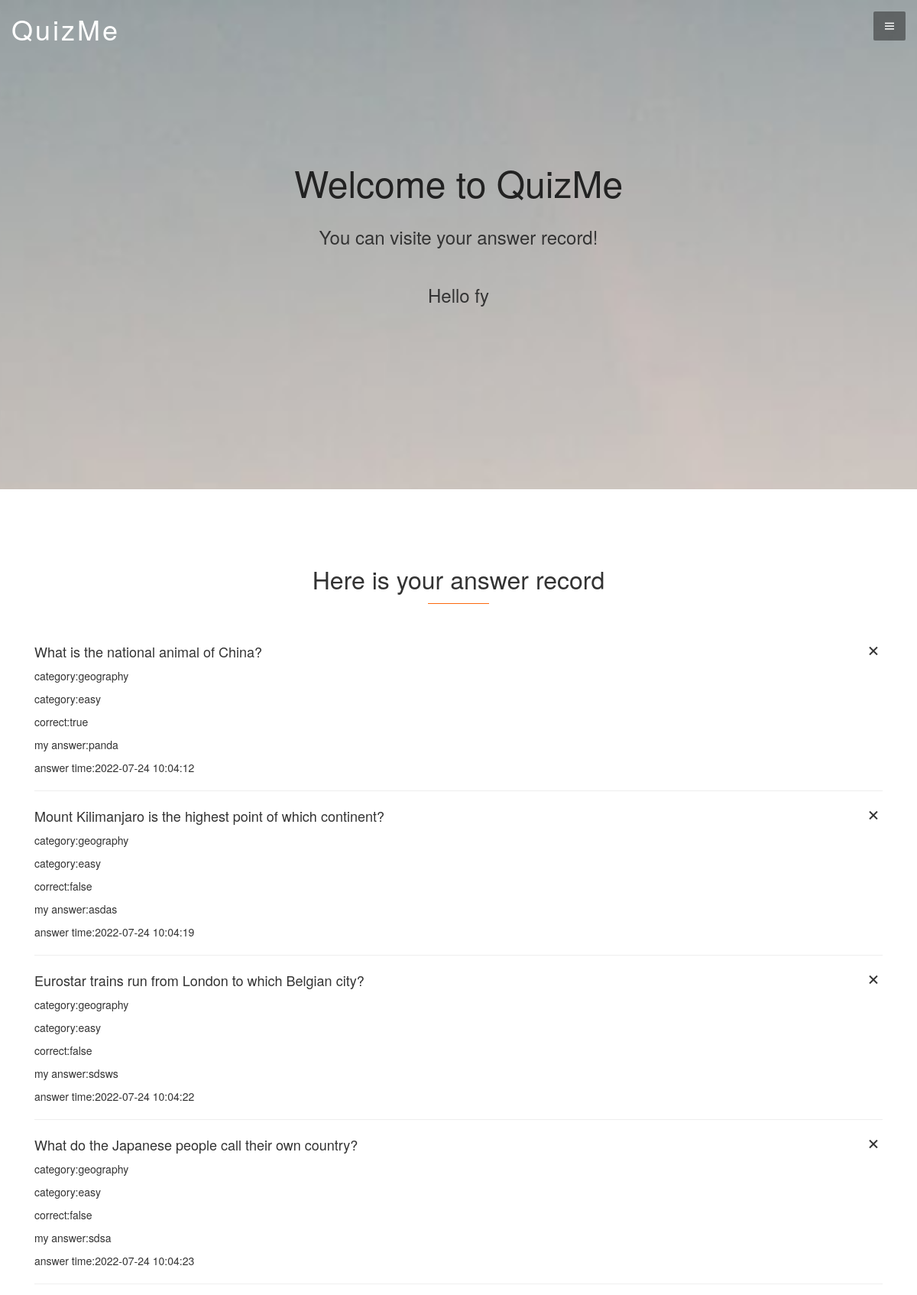
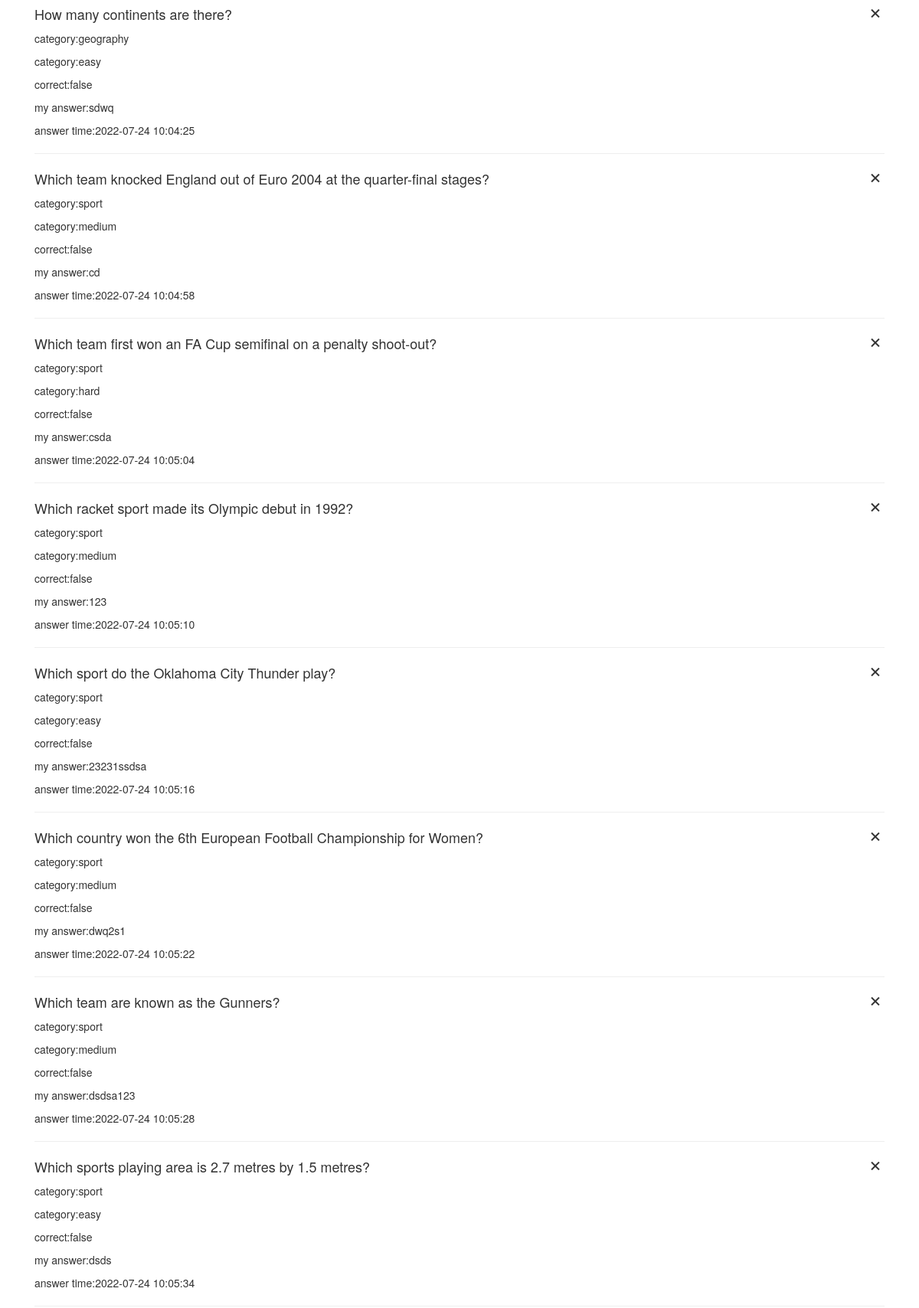
Screenshot of /getMyRecord.php (signed in, upper part) with the database file from the repository (2 pictures, top to bottom).
### tables this page shows
CREATE TABLE `records`  (
  `rid` int NOT NULL AUTO_INCREMENT,
  `uid` int NULL DEFAULT NULL,
  `iscorrect` varchar(255) NULL DEFAULT NULL,
  `myanswer` varchar(255) NULL DEFAULT NULL,
  `time` datetime NULL DEFAULT NULL,
  `qid` int NULL DEFAULT NULL,
  PRIMARY KEY (`rid`) USING BTREE
);

CREATE TABLE `questions`  (
  `qid` int NOT NULL AUTO_INCREMENT,
  `category` varchar(255) NULL DEFAULT NULL,
  `level` varchar(255) NULL DEFAULT NULL,
  `question` varchar(255) NULL DEFAULT NULL,
  `answer` varchar(255) NULL DEFAULT NULL,
  PRIMARY KEY (`qid`) USING BTREE
);

### getMyRecord.php (the view, shortened to what this page needs)
<?php
if(isset($_SESSION["user"])){
?>
<!DOCTYPE html>
<html lang="en">
<head>
  <link href="assets/vendor/bootstrap/css/bootstrap.min.css" rel="stylesheet">
  <link href="assets/vendor/boxicons/css/boxicons.min.css" rel="stylesheet">
  <link href="assets/css/style.css" rel="stylesheet">
</head>
<body>
<link rel="stylesheet" type="text/css" href="css/bootstrap.min.css">
<?php
    $con = mysqli_connect("localhost","root","123456");
    mysqli_query($con, "set names utf8");
?>
  <header id="header">
    <div class="container-fluid">
      <div class="logo">
        <h1><a href="index.html">QuizMe</a></h1>
      </div>
      <button type="button" class="nav-toggle"><i class="bx bx-menu"></i></button>
    </div>
  </header>
  <section id="hero">
    <div class="hero-container">
      <h1>Welcome to QuizMe</h1>
      <h2>You can visite your answer record!</h2>
      <?php
      echo "<h2>Hello ".$_SESSION["user"]."</h2>"
      ?>
    </div>
  </section>
  <main id="main">
    <section class="faq">
      <div class="container">
        <div class="section-title">
          <h2>Here is your answer record</h2>
        </div>
        <ul class="faq-list">
        <?php
            $uid = $_SESSION["uid"];
            $sql = "select * FROM records, questions where records.qid = questions.qid and uid = '$uid' ";
            $sql_result = mysqli_query($con,$sql);
        $totalnum = mysqli_num_rows($sql_result);
        if ($totalnum >0) {
            while($rows = mysqli_fetch_array($sql_result)){
                echo "
                <li>
                  <a>".$rows["question"]."<i class=\"bx bx-down-arrow-alt icon-show\"></i><i class=\"bx bx-x icon-close\"></i></a>
                  <div>
                  <p>
                    <span style=\"padding-right:10px\">category:".$rows["category"]."</span>
                  </p>
                  <p>
                    <span style=\"padding-right:10px\">category:".$rows["level"]."</span>
                  </p>
                  <p>
                    <span style=\"padding-right:10px\">correct:".$rows["iscorrect"]."</span>
                  </p>
                  <p>
                    <span style=\"padding-right:10px\">my answer:".$rows["myanswer"]."</span>
                  </p>
                  <p>
                    <span style=\"padding-right:10px\">answer time:".$rows["time"]."</span>
                  </p>
                  </div>
                  </li>";
            }
        }else{
            echo "<h1>you haven't any record! You can visite QuziMe page!</h1>";
        }
        ?>
        </ul>
      </div>
    </section>
  </main>
</body>
</html>
<?php } else{
    ?>
    <h1><a herf="login.php">请登录</a></h1>
<?php
}?>

### assets/css/style.css (style rules this page uses)
body { font-family: "Open Sans", sans-serif; color: #444444; }
a { text-decoration: none; color: #fd680e; }
h1, h2, h3, h4, h5, h6, .font-primary { font-family: "Raleway", sans-serif; }
#header { height: 80px; padding: 20px 0; z-index: 10; position: relative; }
#header .logo h1 { font-size: 36px; margin: 0; padding: 0; line-height: 1; font-weight: 300; letter-spacing: 3px; }
#header .logo h1 a, #header .logo h1 a:hover { color: #fff; text-decoration: none; }
.nav-toggle { position: fixed; right: 15px; top: 15px; z-index: 9998; border: 0; background: rgba(34, 34, 34, 0.5); transition: all 0.4s; outline: none !important; line-height: 1; cursor: pointer; text-align: right; padding: 10px 12px; border-radius: 2px; }
.nav-toggle i { color: #fff; font-size: 18px; }
#hero { width: 100%; height: 80vh; background: url("../img/hero-bg.jpg") center center; background-size: cover; position: relative; margin-top: -80px; z-index: 9; }
#hero .hero-container { position: absolute; bottom: 0; top: 0; left: 0; right: 0; display: flex; justify-content: center; align-items: center; flex-direction: column; text-align: center; padding: 0 15px; }
#hero h1 { margin: 0 0 10px 0; font-size: 48px; font-weight: 400; line-height: 56px; line-height: 56px; color: #222; }
#hero h2 { color: #333; margin-bottom: 30px; font-size: 24px; }
@media (min-width: 1024px) { #hero { background-attachment: fixed; } }
section { padding: 80px 0; }
.section-title { text-align: center; padding-bottom: 30px; }
.section-title h2 { font-size: 32px; font-weight: 300; margin-bottom: 20px; padding-bottom: 15px; position: relative; }
.section-title h2::after { content: ''; position: absolute; display: block; width: 80px; height: 1px; background: #fd680e; bottom: 0; left: calc(50% - 40px); }
.faq { padding-bottom: 60px; }
.faq .faq-list { padding: 0; list-style: none; }
.faq .faq-list li { border-bottom: 1px solid #eee; margin-bottom: 20px; padding-bottom: 20px; }
.faq .faq-list a { display: block; position: relative; font-family: #fd680e; font-size: 18px; line-height: 24px; font-weight: 400; padding-right: 25px; cursor: pointer; }
.faq .faq-list i { font-size: 24px; position: absolute; right: 0; top: 0; }
.faq .faq-list p { margin-bottom: 0; padding: 10px 0 0 0; }

### rows the page displays
records: qid.question "What is the national animal of China?", qid.category "geography", qid.level "easy", iscorrect "true", myanswer "panda", time "2022-07-24 10:04:12"
records: qid.question "Mount Kilimanjaro is the highest point of which continent?", qid.category "geography", qid.level "easy", iscorrect "false", myanswer "asdas", time "2022-07-24 10:04:19"
records: qid.question "Eurostar trains run from London to which Belgian city?", qid.category "geography", qid.level "easy", iscorrect "false", myanswer "sdsws", time "2022-07-24 10:04:22"
records: qid.question "What do the Japanese people call their own country?", qid.category "geography", qid.level "easy", iscorrect "false", myanswer "sdsa", time "2022-07-24 10:04:23"
records: qid.question "How many continents are there?", qid.category "geography", qid.level "easy", iscorrect "false", myanswer "sdwq", time "2022-07-24 10:04:25"
records: qid.question "Which team knocked England out of Euro 2004 at the quarter-final stages?", qid.category "sport", qid.level "medium", iscorrect "false", myanswer "cd", time "2022-07-24 10:04:58"
records: qid.question "Which team first won an FA Cup semifinal on a penalty shoot-out?", qid.category "sport", qid.level "hard", iscorrect "false", myanswer "csda", time "2022-07-24 10:05:04"
records: qid.question "Which racket sport made its Olympic debut in 1992?", qid.category "sport", qid.level "medium", iscorrect "false", myanswer "123", time "2022-07-24 10:05:10"
records: qid.question "Which sport do the Oklahoma City Thunder play?", qid.category "sport", qid.level "easy", iscorrect "false", myanswer "23231ssdsa", time "2022-07-24 10:05:16"
records: qid.question "Which country won the 6th European Football Championship for Women?", qid.category "sport", qid.level "medium", iscorrect "false", myanswer "dwq2s1", time "2022-07-24 10:05:22"
records: qid.question "Which team are known as the Gunners?", qid.category "sport", qid.level "medium", iscorrect "false", myanswer "dsdsa123", time "2022-07-24 10:05:28"
records: qid.question "Which sports playing area is 2.7 metres by 1.5 metres?", qid.category "sport", qid.level "easy", iscorrect "false", myanswer "dsds", time "2022-07-24 10:05:34"

### other values shown
$_SESSION["user"] "fy"
